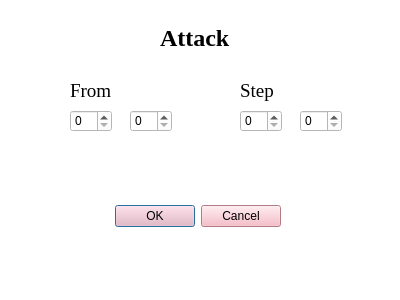
<?xml version="1.0" encoding="UTF-8"?>
<ui version="4.0">
 <class>Attack</class>
 <widget class="QDialog" name="Attack">
  <property name="geometry">
   <rect>
    <x>0</x>
    <y>0</y>
    <width>400</width>
    <height>300</height>
   </rect>
  </property>
  <property name="palette">
   <palette>
    <active>
     <colorrole role="WindowText">
      <brush brushstyle="SolidPattern">
       <color alpha="255">
        <red>0</red>
        <green>0</green>
        <blue>0</blue>
       </color>
      </brush>
     </colorrole>
     <colorrole role="Button">
      <brush brushstyle="SolidPattern">
       <color alpha="255">
        <red>255</red>
        <green>255</green>
        <blue>255</blue>
       </color>
      </brush>
     </colorrole>
     <colorrole role="Light">
      <brush brushstyle="SolidPattern">
       <color alpha="255">
        <red>255</red>
        <green>255</green>
        <blue>255</blue>
       </color>
      </brush>
     </colorrole>
     <colorrole role="Midlight">
      <brush brushstyle="SolidPattern">
       <color alpha="255">
        <red>255</red>
        <green>255</green>
        <blue>255</blue>
       </color>
      </brush>
     </colorrole>
     <colorrole role="Dark">
      <brush brushstyle="SolidPattern">
       <color alpha="255">
        <red>127</red>
        <green>127</green>
        <blue>127</blue>
       </color>
      </brush>
     </colorrole>
     <colorrole role="Mid">
      <brush brushstyle="SolidPattern">
       <color alpha="255">
        <red>170</red>
        <green>170</green>
        <blue>170</blue>
       </color>
      </brush>
     </colorrole>
     <colorrole role="Text">
      <brush brushstyle="SolidPattern">
       <color alpha="255">
        <red>0</red>
        <green>0</green>
        <blue>0</blue>
       </color>
      </brush>
     </colorrole>
     <colorrole role="BrightText">
      <brush brushstyle="SolidPattern">
       <color alpha="255">
        <red>255</red>
        <green>255</green>
        <blue>255</blue>
       </color>
      </brush>
     </colorrole>
     <colorrole role="ButtonText">
      <brush brushstyle="SolidPattern">
       <color alpha="255">
        <red>0</red>
        <green>0</green>
        <blue>0</blue>
       </color>
      </brush>
     </colorrole>
     <colorrole role="Base">
      <brush brushstyle="SolidPattern">
       <color alpha="255">
        <red>255</red>
        <green>255</green>
        <blue>255</blue>
       </color>
      </brush>
     </colorrole>
     <colorrole role="Window">
      <brush brushstyle="SolidPattern">
       <color alpha="255">
        <red>255</red>
        <green>255</green>
        <blue>255</blue>
       </color>
      </brush>
     </colorrole>
     <colorrole role="Shadow">
      <brush brushstyle="SolidPattern">
       <color alpha="255">
        <red>0</red>
        <green>0</green>
        <blue>0</blue>
       </color>
      </brush>
     </colorrole>
     <colorrole role="AlternateBase">
      <brush brushstyle="SolidPattern">
       <color alpha="255">
        <red>255</red>
        <green>255</green>
        <blue>255</blue>
       </color>
      </brush>
     </colorrole>
     <colorrole role="ToolTipBase">
      <brush brushstyle="SolidPattern">
       <color alpha="255">
        <red>255</red>
        <green>255</green>
        <blue>220</blue>
       </color>
      </brush>
     </colorrole>
     <colorrole role="ToolTipText">
      <brush brushstyle="SolidPattern">
       <color alpha="255">
        <red>0</red>
        <green>0</green>
        <blue>0</blue>
       </color>
      </brush>
     </colorrole>
     <colorrole role="PlaceholderText">
      <brush brushstyle="SolidPattern">
       <color alpha="128">
        <red>0</red>
        <green>0</green>
        <blue>0</blue>
       </color>
      </brush>
     </colorrole>
    </active>
    <inactive>
     <colorrole role="WindowText">
      <brush brushstyle="SolidPattern">
       <color alpha="255">
        <red>0</red>
        <green>0</green>
        <blue>0</blue>
       </color>
      </brush>
     </colorrole>
     <colorrole role="Button">
      <brush brushstyle="SolidPattern">
       <color alpha="255">
        <red>255</red>
        <green>255</green>
        <blue>255</blue>
       </color>
      </brush>
     </colorrole>
     <colorrole role="Light">
      <brush brushstyle="SolidPattern">
       <color alpha="255">
        <red>255</red>
        <green>255</green>
        <blue>255</blue>
       </color>
      </brush>
     </colorrole>
     <colorrole role="Midlight">
      <brush brushstyle="SolidPattern">
       <color alpha="255">
        <red>255</red>
        <green>255</green>
        <blue>255</blue>
       </color>
      </brush>
     </colorrole>
     <colorrole role="Dark">
      <brush brushstyle="SolidPattern">
       <color alpha="255">
        <red>127</red>
        <green>127</green>
        <blue>127</blue>
       </color>
      </brush>
     </colorrole>
     <colorrole role="Mid">
      <brush brushstyle="SolidPattern">
       <color alpha="255">
        <red>170</red>
        <green>170</green>
        <blue>170</blue>
       </color>
      </brush>
     </colorrole>
     <colorrole role="Text">
      <brush brushstyle="SolidPattern">
       <color alpha="255">
        <red>0</red>
        <green>0</green>
        <blue>0</blue>
       </color>
      </brush>
     </colorrole>
     <colorrole role="BrightText">
      <brush brushstyle="SolidPattern">
       <color alpha="255">
        <red>255</red>
        <green>255</green>
        <blue>255</blue>
       </color>
      </brush>
     </colorrole>
     <colorrole role="ButtonText">
      <brush brushstyle="SolidPattern">
       <color alpha="255">
        <red>0</red>
        <green>0</green>
        <blue>0</blue>
       </color>
      </brush>
     </colorrole>
     <colorrole role="Base">
      <brush brushstyle="SolidPattern">
       <color alpha="255">
        <red>255</red>
        <green>255</green>
        <blue>255</blue>
       </color>
      </brush>
     </colorrole>
     <colorrole role="Window">
      <brush brushstyle="SolidPattern">
       <color alpha="255">
        <red>255</red>
        <green>255</green>
        <blue>255</blue>
       </color>
      </brush>
     </colorrole>
     <colorrole role="Shadow">
      <brush brushstyle="SolidPattern">
       <color alpha="255">
        <red>0</red>
        <green>0</green>
        <blue>0</blue>
       </color>
      </brush>
     </colorrole>
     <colorrole role="AlternateBase">
      <brush brushstyle="SolidPattern">
       <color alpha="255">
        <red>255</red>
        <green>255</green>
        <blue>255</blue>
       </color>
      </brush>
     </colorrole>
     <colorrole role="ToolTipBase">
      <brush brushstyle="SolidPattern">
       <color alpha="255">
        <red>255</red>
        <green>255</green>
        <blue>220</blue>
       </color>
      </brush>
     </colorrole>
     <colorrole role="ToolTipText">
      <brush brushstyle="SolidPattern">
       <color alpha="255">
        <red>0</red>
        <green>0</green>
        <blue>0</blue>
       </color>
      </brush>
     </colorrole>
     <colorrole role="PlaceholderText">
      <brush brushstyle="SolidPattern">
       <color alpha="128">
        <red>0</red>
        <green>0</green>
        <blue>0</blue>
       </color>
      </brush>
     </colorrole>
    </inactive>
    <disabled>
     <colorrole role="WindowText">
      <brush brushstyle="SolidPattern">
       <color alpha="255">
        <red>127</red>
        <green>127</green>
        <blue>127</blue>
       </color>
      </brush>
     </colorrole>
     <colorrole role="Button">
      <brush brushstyle="SolidPattern">
       <color alpha="255">
        <red>255</red>
        <green>255</green>
        <blue>255</blue>
       </color>
      </brush>
     </colorrole>
     <colorrole role="Light">
      <brush brushstyle="SolidPattern">
       <color alpha="255">
        <red>255</red>
        <green>255</green>
        <blue>255</blue>
       </color>
      </brush>
     </colorrole>
     <colorrole role="Midlight">
      <brush brushstyle="SolidPattern">
       <color alpha="255">
        <red>255</red>
        <green>255</green>
        <blue>255</blue>
       </color>
      </brush>
     </colorrole>
     <colorrole role="Dark">
      <brush brushstyle="SolidPattern">
       <color alpha="255">
        <red>127</red>
        <green>127</green>
        <blue>127</blue>
       </color>
      </brush>
     </colorrole>
     <colorrole role="Mid">
      <brush brushstyle="SolidPattern">
       <color alpha="255">
        <red>170</red>
        <green>170</green>
        <blue>170</blue>
       </color>
      </brush>
     </colorrole>
     <colorrole role="Text">
      <brush brushstyle="SolidPattern">
       <color alpha="255">
        <red>127</red>
        <green>127</green>
        <blue>127</blue>
       </color>
      </brush>
     </colorrole>
     <colorrole role="BrightText">
      <brush brushstyle="SolidPattern">
       <color alpha="255">
        <red>255</red>
        <green>255</green>
        <blue>255</blue>
       </color>
      </brush>
     </colorrole>
     <colorrole role="ButtonText">
      <brush brushstyle="SolidPattern">
       <color alpha="255">
        <red>127</red>
        <green>127</green>
        <blue>127</blue>
       </color>
      </brush>
     </colorrole>
     <colorrole role="Base">
      <brush brushstyle="SolidPattern">
       <color alpha="255">
        <red>255</red>
        <green>255</green>
        <blue>255</blue>
       </color>
      </brush>
     </colorrole>
     <colorrole role="Window">
      <brush brushstyle="SolidPattern">
       <color alpha="255">
        <red>255</red>
        <green>255</green>
        <blue>255</blue>
       </color>
      </brush>
     </colorrole>
     <colorrole role="Shadow">
      <brush brushstyle="SolidPattern">
       <color alpha="255">
        <red>0</red>
        <green>0</green>
        <blue>0</blue>
       </color>
      </brush>
     </colorrole>
     <colorrole role="AlternateBase">
      <brush brushstyle="SolidPattern">
       <color alpha="255">
        <red>255</red>
        <green>255</green>
        <blue>255</blue>
       </color>
      </brush>
     </colorrole>
     <colorrole role="ToolTipBase">
      <brush brushstyle="SolidPattern">
       <color alpha="255">
        <red>255</red>
        <green>255</green>
        <blue>220</blue>
       </color>
      </brush>
     </colorrole>
     <colorrole role="ToolTipText">
      <brush brushstyle="SolidPattern">
       <color alpha="255">
        <red>0</red>
        <green>0</green>
        <blue>0</blue>
       </color>
      </brush>
     </colorrole>
     <colorrole role="PlaceholderText">
      <brush brushstyle="SolidPattern">
       <color alpha="128">
        <red>0</red>
        <green>0</green>
        <blue>0</blue>
       </color>
      </brush>
     </colorrole>
    </disabled>
   </palette>
  </property>
  <property name="windowTitle">
   <string>Dialog</string>
  </property>
  <widget class="QDialogButtonBox" name="attackButton">
   <property name="geometry">
    <rect>
     <x>-60</x>
     <y>200</y>
     <width>341</width>
     <height>32</height>
    </rect>
   </property>
   <property name="palette">
    <palette>
     <active>
      <colorrole role="WindowText">
       <brush brushstyle="SolidPattern">
        <color alpha="255">
         <red>0</red>
         <green>0</green>
         <blue>0</blue>
        </color>
       </brush>
      </colorrole>
      <colorrole role="Button">
       <brush brushstyle="SolidPattern">
        <color alpha="255">
         <red>246</red>
         <green>175</green>
         <blue>187</blue>
        </color>
       </brush>
      </colorrole>
      <colorrole role="Light">
       <brush brushstyle="SolidPattern">
        <color alpha="255">
         <red>255</red>
         <green>255</green>
         <blue>255</blue>
        </color>
       </brush>
      </colorrole>
      <colorrole role="Midlight">
       <brush brushstyle="SolidPattern">
        <color alpha="255">
         <red>250</red>
         <green>215</green>
         <blue>221</blue>
        </color>
       </brush>
      </colorrole>
      <colorrole role="Dark">
       <brush brushstyle="SolidPattern">
        <color alpha="255">
         <red>123</red>
         <green>87</green>
         <blue>93</blue>
        </color>
       </brush>
      </colorrole>
      <colorrole role="Mid">
       <brush brushstyle="SolidPattern">
        <color alpha="255">
         <red>164</red>
         <green>117</green>
         <blue>125</blue>
        </color>
       </brush>
      </colorrole>
      <colorrole role="Text">
       <brush brushstyle="SolidPattern">
        <color alpha="255">
         <red>0</red>
         <green>0</green>
         <blue>0</blue>
        </color>
       </brush>
      </colorrole>
      <colorrole role="BrightText">
       <brush brushstyle="SolidPattern">
        <color alpha="255">
         <red>255</red>
         <green>255</green>
         <blue>255</blue>
        </color>
       </brush>
      </colorrole>
      <colorrole role="ButtonText">
       <brush brushstyle="SolidPattern">
        <color alpha="255">
         <red>0</red>
         <green>0</green>
         <blue>0</blue>
        </color>
       </brush>
      </colorrole>
      <colorrole role="Base">
       <brush brushstyle="SolidPattern">
        <color alpha="255">
         <red>255</red>
         <green>255</green>
         <blue>255</blue>
        </color>
       </brush>
      </colorrole>
      <colorrole role="Window">
       <brush brushstyle="SolidPattern">
        <color alpha="255">
         <red>246</red>
         <green>175</green>
         <blue>187</blue>
        </color>
       </brush>
      </colorrole>
      <colorrole role="Shadow">
       <brush brushstyle="SolidPattern">
        <color alpha="255">
         <red>0</red>
         <green>0</green>
         <blue>0</blue>
        </color>
       </brush>
      </colorrole>
      <colorrole role="AlternateBase">
       <brush brushstyle="SolidPattern">
        <color alpha="255">
         <red>250</red>
         <green>215</green>
         <blue>221</blue>
        </color>
       </brush>
      </colorrole>
      <colorrole role="ToolTipBase">
       <brush brushstyle="SolidPattern">
        <color alpha="255">
         <red>255</red>
         <green>255</green>
         <blue>220</blue>
        </color>
       </brush>
      </colorrole>
      <colorrole role="ToolTipText">
       <brush brushstyle="SolidPattern">
        <color alpha="255">
         <red>0</red>
         <green>0</green>
         <blue>0</blue>
        </color>
       </brush>
      </colorrole>
      <colorrole role="PlaceholderText">
       <brush brushstyle="SolidPattern">
        <color alpha="128">
         <red>0</red>
         <green>0</green>
         <blue>0</blue>
        </color>
       </brush>
      </colorrole>
     </active>
     <inactive>
      <colorrole role="WindowText">
       <brush brushstyle="SolidPattern">
        <color alpha="255">
         <red>0</red>
         <green>0</green>
         <blue>0</blue>
        </color>
       </brush>
      </colorrole>
      <colorrole role="Button">
       <brush brushstyle="SolidPattern">
        <color alpha="255">
         <red>246</red>
         <green>175</green>
         <blue>187</blue>
        </color>
       </brush>
      </colorrole>
      <colorrole role="Light">
       <brush brushstyle="SolidPattern">
        <color alpha="255">
         <red>255</red>
         <green>255</green>
         <blue>255</blue>
        </color>
       </brush>
      </colorrole>
      <colorrole role="Midlight">
       <brush brushstyle="SolidPattern">
        <color alpha="255">
         <red>250</red>
         <green>215</green>
         <blue>221</blue>
        </color>
       </brush>
      </colorrole>
      <colorrole role="Dark">
       <brush brushstyle="SolidPattern">
        <color alpha="255">
         <red>123</red>
         <green>87</green>
         <blue>93</blue>
        </color>
       </brush>
      </colorrole>
      <colorrole role="Mid">
       <brush brushstyle="SolidPattern">
        <color alpha="255">
         <red>164</red>
         <green>117</green>
         <blue>125</blue>
        </color>
       </brush>
      </colorrole>
      <colorrole role="Text">
       <brush brushstyle="SolidPattern">
        <color alpha="255">
         <red>0</red>
         <green>0</green>
         <blue>0</blue>
        </color>
       </brush>
      </colorrole>
      <colorrole role="BrightText">
       <brush brushstyle="SolidPattern">
        <color alpha="255">
         <red>255</red>
         <green>255</green>
         <blue>255</blue>
        </color>
       </brush>
      </colorrole>
      <colorrole role="ButtonText">
       <brush brushstyle="SolidPattern">
        <color alpha="255">
         <red>0</red>
         <green>0</green>
         <blue>0</blue>
        </color>
       </brush>
      </colorrole>
      <colorrole role="Base">
       <brush brushstyle="SolidPattern">
        <color alpha="255">
         <red>255</red>
         <green>255</green>
         <blue>255</blue>
        </color>
       </brush>
      </colorrole>
      <colorrole role="Window">
       <brush brushstyle="SolidPattern">
        <color alpha="255">
         <red>246</red>
         <green>175</green>
         <blue>187</blue>
        </color>
       </brush>
      </colorrole>
      <colorrole role="Shadow">
       <brush brushstyle="SolidPattern">
        <color alpha="255">
         <red>0</red>
         <green>0</green>
         <blue>0</blue>
        </color>
       </brush>
      </colorrole>
      <colorrole role="AlternateBase">
       <brush brushstyle="SolidPattern">
        <color alpha="255">
         <red>250</red>
         <green>215</green>
         <blue>221</blue>
        </color>
       </brush>
      </colorrole>
      <colorrole role="ToolTipBase">
       <brush brushstyle="SolidPattern">
        <color alpha="255">
         <red>255</red>
         <green>255</green>
         <blue>220</blue>
        </color>
       </brush>
      </colorrole>
      <colorrole role="ToolTipText">
       <brush brushstyle="SolidPattern">
        <color alpha="255">
         <red>0</red>
         <green>0</green>
         <blue>0</blue>
        </color>
       </brush>
      </colorrole>
      <colorrole role="PlaceholderText">
       <brush brushstyle="SolidPattern">
        <color alpha="128">
         <red>0</red>
         <green>0</green>
         <blue>0</blue>
        </color>
       </brush>
      </colorrole>
     </inactive>
     <disabled>
      <colorrole role="WindowText">
       <brush brushstyle="SolidPattern">
        <color alpha="255">
         <red>123</red>
         <green>87</green>
         <blue>93</blue>
        </color>
       </brush>
      </colorrole>
      <colorrole role="Button">
       <brush brushstyle="SolidPattern">
        <color alpha="255">
         <red>246</red>
         <green>175</green>
         <blue>187</blue>
        </color>
       </brush>
      </colorrole>
      <colorrole role="Light">
       <brush brushstyle="SolidPattern">
        <color alpha="255">
         <red>255</red>
         <green>255</green>
         <blue>255</blue>
        </color>
       </brush>
      </colorrole>
      <colorrole role="Midlight">
       <brush brushstyle="SolidPattern">
        <color alpha="255">
         <red>250</red>
         <green>215</green>
         <blue>221</blue>
        </color>
       </brush>
      </colorrole>
      <colorrole role="Dark">
       <brush brushstyle="SolidPattern">
        <color alpha="255">
         <red>123</red>
         <green>87</green>
         <blue>93</blue>
        </color>
       </brush>
      </colorrole>
      <colorrole role="Mid">
       <brush brushstyle="SolidPattern">
        <color alpha="255">
         <red>164</red>
         <green>117</green>
         <blue>125</blue>
        </color>
       </brush>
      </colorrole>
      <colorrole role="Text">
       <brush brushstyle="SolidPattern">
        <color alpha="255">
         <red>123</red>
         <green>87</green>
         <blue>93</blue>
        </color>
       </brush>
      </colorrole>
      <colorrole role="BrightText">
       <brush brushstyle="SolidPattern">
        <color alpha="255">
         <red>255</red>
         <green>255</green>
         <blue>255</blue>
        </color>
       </brush>
      </colorrole>
      <colorrole role="ButtonText">
       <brush brushstyle="SolidPattern">
        <color alpha="255">
         <red>123</red>
         <green>87</green>
         <blue>93</blue>
        </color>
       </brush>
      </colorrole>
      <colorrole role="Base">
       <brush brushstyle="SolidPattern">
        <color alpha="255">
         <red>246</red>
         <green>175</green>
         <blue>187</blue>
        </color>
       </brush>
      </colorrole>
      <colorrole role="Window">
       <brush brushstyle="SolidPattern">
        <color alpha="255">
         <red>246</red>
         <green>175</green>
         <blue>187</blue>
        </color>
       </brush>
      </colorrole>
      <colorrole role="Shadow">
       <brush brushstyle="SolidPattern">
        <color alpha="255">
         <red>0</red>
         <green>0</green>
         <blue>0</blue>
        </color>
       </brush>
      </colorrole>
      <colorrole role="AlternateBase">
       <brush brushstyle="SolidPattern">
        <color alpha="255">
         <red>246</red>
         <green>175</green>
         <blue>187</blue>
        </color>
       </brush>
      </colorrole>
      <colorrole role="ToolTipBase">
       <brush brushstyle="SolidPattern">
        <color alpha="255">
         <red>255</red>
         <green>255</green>
         <blue>220</blue>
        </color>
       </brush>
      </colorrole>
      <colorrole role="ToolTipText">
       <brush brushstyle="SolidPattern">
        <color alpha="255">
         <red>0</red>
         <green>0</green>
         <blue>0</blue>
        </color>
       </brush>
      </colorrole>
      <colorrole role="PlaceholderText">
       <brush brushstyle="SolidPattern">
        <color alpha="128">
         <red>0</red>
         <green>0</green>
         <blue>0</blue>
        </color>
       </brush>
      </colorrole>
     </disabled>
    </palette>
   </property>
   <property name="orientation">
    <enum>Qt::Horizontal</enum>
   </property>
   <property name="standardButtons">
    <set>QDialogButtonBox::Cancel|QDialogButtonBox::Ok</set>
   </property>
  </widget>
  <widget class="QLabel" name="label">
   <property name="geometry">
    <rect>
     <x>160</x>
     <y>30</y>
     <width>71</width>
     <height>16</height>
    </rect>
   </property>
   <property name="font">
    <font>
     <family>Times New Roman</family>
     <pointsize>18</pointsize>
     <weight>75</weight>
     <bold>true</bold>
    </font>
   </property>
   <property name="text">
    <string>Attack</string>
   </property>
  </widget>
  <widget class="QLabel" name="label_2">
   <property name="geometry">
    <rect>
     <x>70</x>
     <y>80</y>
     <width>59</width>
     <height>21</height>
    </rect>
   </property>
   <property name="font">
    <font>
     <family>Times New Roman</family>
     <pointsize>14</pointsize>
    </font>
   </property>
   <property name="text">
    <string>From</string>
   </property>
  </widget>
  <widget class="QSpinBox" name="fromX">
   <property name="geometry">
    <rect>
     <x>70</x>
     <y>110</y>
     <width>42</width>
     <height>22</height>
    </rect>
   </property>
  </widget>
  <widget class="QSpinBox" name="fromY">
   <property name="geometry">
    <rect>
     <x>130</x>
     <y>110</y>
     <width>42</width>
     <height>22</height>
    </rect>
   </property>
  </widget>
  <widget class="QLabel" name="label_3">
   <property name="geometry">
    <rect>
     <x>240</x>
     <y>80</y>
     <width>59</width>
     <height>21</height>
    </rect>
   </property>
   <property name="font">
    <font>
     <family>Times New Roman</family>
     <pointsize>14</pointsize>
    </font>
   </property>
   <property name="text">
    <string>Step</string>
   </property>
  </widget>
  <widget class="QSpinBox" name="stepY">
   <property name="geometry">
    <rect>
     <x>300</x>
     <y>110</y>
     <width>42</width>
     <height>22</height>
    </rect>
   </property>
  </widget>
  <widget class="QSpinBox" name="stepX">
   <property name="geometry">
    <rect>
     <x>240</x>
     <y>110</y>
     <width>42</width>
     <height>22</height>
    </rect>
   </property>
  </widget>
 </widget>
 <resources/>
 <connections>
  <connection>
   <sender>attackButton</sender>
   <signal>accepted()</signal>
   <receiver>Attack</receiver>
   <slot>accept()</slot>
   <hints>
    <hint type="sourcelabel">
     <x>248</x>
     <y>254</y>
    </hint>
    <hint type="destinationlabel">
     <x>157</x>
     <y>274</y>
    </hint>
   </hints>
  </connection>
  <connection>
   <sender>attackButton</sender>
   <signal>rejected()</signal>
   <receiver>Attack</receiver>
   <slot>reject()</slot>
   <hints>
    <hint type="sourcelabel">
     <x>316</x>
     <y>260</y>
    </hint>
    <hint type="destinationlabel">
     <x>286</x>
     <y>274</y>
    </hint>
   </hints>
  </connection>
 </connections>
</ui>
